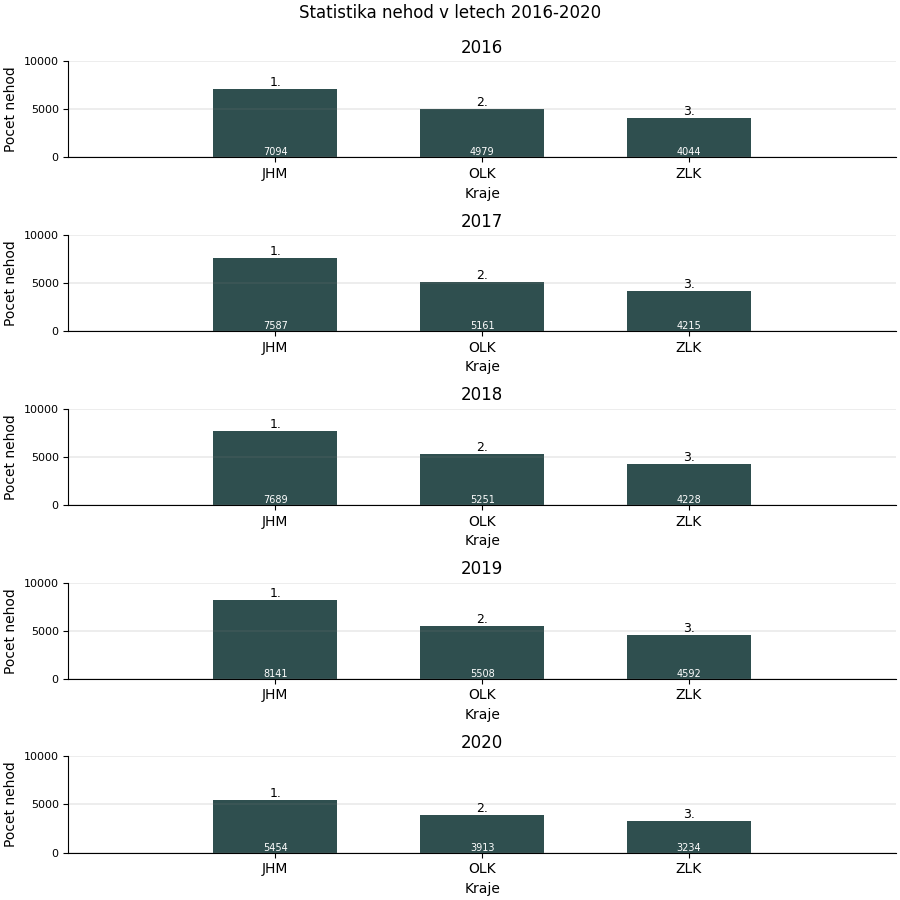

Write Python code to recreate this figure.
from download import DataDownloader
import numpy as np
import matplotlib
matplotlib.use('TkAgg')
import matplotlib.pyplot as plt


def get_data_for_years(data_source):
    data = data_source[1]

    datetimes = data[data_source[0].index('p2a')]
    regions = data[data_source[0].index('region')]

    regions_names = set(regions)
    years_regions_data_count = dict()

    for i in range(len(data[0])):
        year = str(np.datetime64(datetimes[i], 'Y'))
        if year not in years_regions_data_count.keys():
            years_regions_data_count[year] = dict.fromkeys(regions_names, 0)
        years_regions_data_count[year][regions[i]] += 1

    return years_regions_data_count

#https://matplotlib.org/3.1.1/gallery/lines_bars_and_markers/barchart.html
def autolabel(ax, rects, order):
    """Attach a text label in each bar in *rects*, displaying its height."""
    for rect, index in zip(rects, order):
        height = rect.get_height()
        ax.annotate('{}'.format(height),
                    xy=(rect.get_x() + rect.get_width() / 2, 0),
                    xytext=(0, 0),  # 3 points vertical offset
                    textcoords="offset points",
                    ha='center', va='bottom', fontsize=7, color='white')

        """Attach a text label above each bar in *rects*, displaying its order."""
        ax.annotate('{}.'.format(index + 1),
                    xy=(rect.get_x() + rect.get_width() / 2, height),
                    xytext=(0, 0),  # 3 points vertical offset
                    textcoords="offset points",
                    ha='center', va='bottom', fontsize=9, color='black')


def plot_stat(data_source, fig_location=None, show_figure=False):

    years_data = get_data_for_years(data_source)

    years = list(years_data.keys())
    regions = list(years_data.values())

    fig, (ax1, ax2, ax3, ax4, ax5) = plt.subplots(nrows=5, ncols=1,
                                    constrained_layout=True, figsize=(9, 9))
    fig.suptitle('Statistika nehod v letech 2016-2020')

    y_2016 = years_data['2016']
    y_2017 = years_data['2017']
    y_2018 = years_data['2018']
    y_2019 = years_data['2019']
    y_2020 = years_data['2020']

    y_2016_values = list(y_2016.values())
    y_2017_values = list(y_2017.values())
    y_2018_values = list(y_2018.values())
    y_2019_values = list(y_2019.values())
    y_2020_values = list(y_2020.values())


    region_names = list(y_2016.keys())

    width = 0.6
    color = 'darkslategrey'
    xlabel = 'Kraje'
    ylabel = 'Pocet nehod'
    yscale = 'linear'
    yticks = [1000, 5000, 10000, 15000, 20000, 25000, 30000]
    font = {'size' : 8, 'family' : 'Times New Roman', 'rotation' : 0, 'color' : 'black'}

    rects = ax1.bar(region_names, y_2016_values, width, color=color)
    ax1.set_xlabel(xlabel)
    ax1.set_ylabel(ylabel)
    ax1.set_yscale(yscale)
    ax1.set_yticks([ val for val in range(0, max(y_2016_values) + 5000, 5000)])
    ax1.set_yticklabels(yticks, rotation=font['rotation'], fontsize=font['size'])
    ax1.grid(axis='y', linestyle='-', linewidth='0.2', color='grey')
    ax1.spines["top"].set_visible(False)
    ax1.spines["right"].set_visible(False)
    ax1.set_title('2016')

    sorted_values = sorted(y_2016_values, reverse=True)
    indexed_order = [sorted_values.index(i) for i in y_2016_values]

    autolabel(ax1, rects, indexed_order)

    rects = ax2.bar(region_names, y_2017_values, width, color=color)
    ax2.set_xlabel(xlabel)
    ax2.set_ylabel(ylabel)
    ax2.set_yscale(yscale)
    ax2.set_yticks([ val for val in range(0, max(y_2017_values) + 5000, 5000)])
    ax2.set_yticklabels(yticks, rotation=font['rotation'], fontsize=font['size'])
    ax2.grid(axis='y', linestyle='-', linewidth='0.2', color='grey')
    ax2.spines["top"].set_visible(False)
    ax2.spines["right"].set_visible(False)
    ax2.set_title('2017')

    sorted_values = sorted(y_2017_values, reverse=True)
    indexed_order = [sorted_values.index(i) for i in y_2017_values]

    autolabel(ax2, rects, indexed_order)

    rects = ax3.bar(region_names, y_2018_values, width, color=color)
    ax3.set_xlabel(xlabel)
    ax3.set_ylabel(ylabel)
    ax3.set_yscale(yscale)
    ax3.set_yticks([ val for val in range(0, max(y_2018_values) + 5000, 5000)])
    ax3.set_yticklabels(yticks, rotation=font['rotation'], fontsize=font['size'])
    ax3.grid(axis='y', linestyle='-', linewidth='0.2', color='grey')
    ax3.spines["top"].set_visible(False)
    ax3.spines["right"].set_visible(False)
    ax3.set_title('2018')

    sorted_values = sorted(y_2018_values, reverse=True)
    indexed_order = [sorted_values.index(i) for i in y_2018_values]

    autolabel(ax3, rects, indexed_order)

    rects = ax4.bar(region_names, y_2019_values, width, color=color)
    ax4.set_xlabel(xlabel)
    ax4.set_ylabel(ylabel)
    ax4.set_yscale(yscale)
    ax4.set_yticks([ val for val in range(0, max(y_2019_values) + 5000, 5000)])
    ax4.set_yticklabels(yticks, rotation=font['rotation'], fontsize=font['size'])
    ax4.grid(axis='y', linestyle='-', linewidth='0.2', color='grey')
    ax4.spines["top"].set_visible(False)
    ax4.spines["right"].set_visible(False)
    ax4.set_title('2019')

    sorted_values = sorted(y_2019_values, reverse=True)
    indexed_order = [sorted_values.index(i) for i in y_2019_values]

    autolabel(ax4, rects, indexed_order)

    rects = ax5.bar(region_names, y_2020_values, width, color=color)
    ax5.set_xlabel(xlabel)
    ax5.set_ylabel(ylabel)
    ax5.set_yscale(yscale)
    ax5.set_yticks([ val for val in range(0, max(y_2020_values) + 5000, 5000)])
    ax5.set_yticklabels(yticks, rotation=font['rotation'], fontsize=font['size'])
    ax5.grid(axis='y', linestyle='-', linewidth='0.2', color='grey')
    ax5.spines["top"].set_visible(False)
    ax5.spines["right"].set_visible(False)
    ax5.set_title('2020')

    sorted_values = sorted(y_2020_values, reverse=True)
    indexed_order = [ sorted_values.index(i) for i in y_2020_values]

    autolabel(ax5, rects, indexed_order)

    #save to file
    if fig_location:
        pass

    #plot graph
    if show_figure:
        plt.show()




data_source = DataDownloader().get_list()
plot_stat(data_source, show_figure=True)
